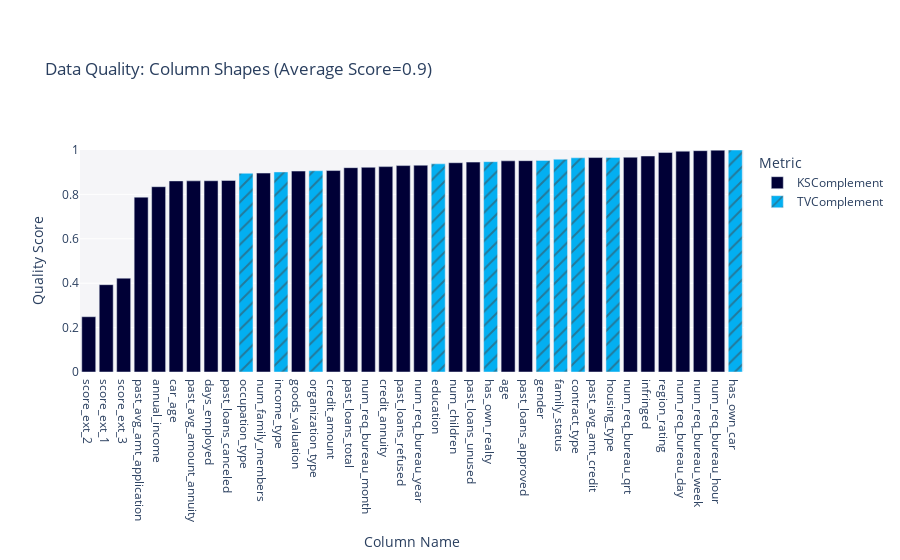

Notebook code cell kept with this figure:
### Markdown cell above
#### Data Quality
Abaixo vemos, por coluna, a qualidade dos dados que foram gerados pelo modelo, vemos que os dados que obtiveram esse valor menor foram referentes ao "score_ext" e isso impacta na análise de semelhança das estatísticas desses dados que faremos posteriormente.

### Code cell
my_report.get_visualization(property_name='Column Shapes')

### Figure 1 — Plotly figure (JSON) as saved in the notebook; plotly's stock layout.template omitted (floating-point values rounded to 4 significant figures)
{"data": [{"alignmentgroup": "True", "customdata": [["KSComplement"], ["KSComplement"], ["KSComplement"], ["KSComplement"], ["KSComplement"], ["KSComplement"], ["KSComplement"], ["KSComplement"], ["KSComplement"], ["KSComplement"], ["KSComplement"], ["KSComplement"], ["KSComplement"], ["KSComplement"], ["KSComplement"], ["KSComplement"], ["KSComplement"], ["KSComplement"], ["KSComplement"], ["KSComplement"], ["KSComplement"], ["KSComplement"], ["KSComplement"], ["KSComplement"], ["KSComplement"], ["KSComplement"], ["KSComplement"], ["KSComplement"]], "hovertemplate": "<b>%{hovertext}</b><br><br>Metric=%{customdata[0]}<br>Quality Score=%{y}<extra></extra>", "hovertext": ["infringed", "num_children", "annual_income", "credit_amount", "credit_annuity", "goods_valuation", "age", "days_employed", "car_age", "num_family_members", "region_rating", "score_ext_1", "score_ext_2", "score_ext_3", "num_req_bureau_hour", "num_req_bureau_day", "num_req_bureau_week", "num_req_bureau_month", "num_req_bureau_qrt", "num_req_bureau_year", "past_avg_amount_annuity", "past_avg_amt_application", "past_avg_amt_credit", "past_loans_approved", "past_loans_refused", "past_loans_canceled", "past_loans_unused", "past_loans_total"], "legendgroup": "KSComplement", "marker": {"color": "#000036", "pattern": {"shape": ""}}, "name": "KSComplement", "offsetgroup": "KSComplement", "orientation": "v", "showlegend": true, "textposition": "auto", "type": "bar", "x": ["infringed", "num_children", "annual_income", "credit_amount", "credit_annuity", "goods_valuation", "age", "days_employed", "car_age", "num_family_members", "region_rating", "score_ext_1", "score_ext_2", "score_ext_3", "num_req_bureau_hour", "num_req_bureau_day", "num_req_bureau_week", "num_req_bureau_month", "num_req_bureau_qrt", "num_req_bureau_year", "past_avg_amount_annuity", "past_avg_amt_application", "past_avg_amt_credit", "past_loans_approved", "past_loans_refused", "past_loans_canceled", "past_loans_unused", "past_loans_total"], "xaxis": "x", "y": [0.9729, 0.9427, 0.8346, 0.9074, 0.9252, 0.9051, 0.9512, 0.8615, 0.8608, 0.8961, 0.9886, 0.3933, 0.249, 0.4227, 0.9992, 0.9948, 0.9969, 0.922, 0.9673, 0.9315, 0.8611, 0.7876, 0.966, 0.9519, 0.9298, 0.8628, 0.9454, 0.9204], "yaxis": "y"}, {"alignmentgroup": "True", "customdata": [["TVComplement"], ["TVComplement"], ["TVComplement"], ["TVComplement"], ["TVComplement"], ["TVComplement"], ["TVComplement"], ["TVComplement"], ["TVComplement"], ["TVComplement"]], "hovertemplate": "<b>%{hovertext}</b><br><br>Metric=%{customdata[0]}<br>Quality Score=%{y}<extra></extra>", "hovertext": ["contract_type", "gender", "has_own_car", "has_own_realty", "income_type", "education", "family_status", "housing_type", "occupation_type", "organization_type"], "legendgroup": "TVComplement", "marker": {"color": "#03AFF1", "pattern": {"shape": "/"}}, "name": "TVComplement", "offsetgroup": "TVComplement", "orientation": "v", "showlegend": true, "textposition": "auto", "type": "bar", "x": ["contract_type", "gender", "has_own_car", "has_own_realty", "income_type", "education", "family_status", "housing_type", "occupation_type", "organization_type"], "xaxis": "x", "y": [0.9649, 0.953, 1, 0.9474, 0.9011, 0.9377, 0.9586, 0.9662, 0.895, 0.9066], "yaxis": "y"}], "layout": {"barmode": "relative", "legend": {"title": {"text": "Metric"}, "tracegroupgap": 0}, "margin": {"t": 150}, "plot_bgcolor": "#F5F5F8", "title": {"text": "Data Quality: Column Shapes (Average Score=0.9)"}, "xaxis": {"anchor": "y", "categoryorder": "total ascending", "domain": [0, 1], "title": {"text": "Column Name"}}, "yaxis": {"anchor": "x", "domain": [0, 1], "range": [0, 1], "title": {"text": "Quality Score"}}}}
